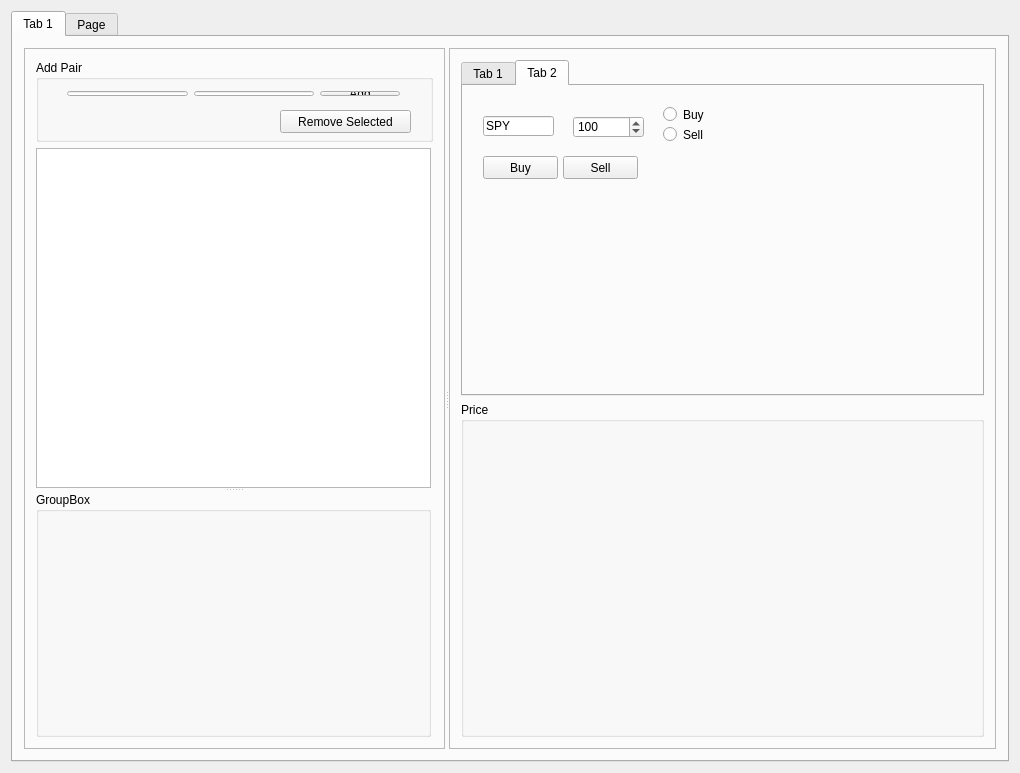
<?xml version="1.0" encoding="UTF-8"?>
<ui version="4.0">
 <class>PairTrading</class>
 <widget class="QWidget" name="PairTrading">
  <property name="geometry">
   <rect>
    <x>0</x>
    <y>0</y>
    <width>1020</width>
    <height>773</height>
   </rect>
  </property>
  <property name="windowTitle">
   <string>PairTrading</string>
  </property>
  <layout class="QHBoxLayout" name="horizontalLayout">
   <item>
    <widget class="QTabWidget" name="tabWidget">
     <property name="currentIndex">
      <number>0</number>
     </property>
     <widget class="QWidget" name="tabMain">
      <attribute name="title">
       <string>Tab 1</string>
      </attribute>
      <layout class="QVBoxLayout" name="verticalLayout_3">
       <item>
        <widget class="QSplitter" name="splitter_3">
         <property name="orientation">
          <enum>Qt::Horizontal</enum>
         </property>
         <widget class="QFrame" name="frame_2">
          <property name="minimumSize">
           <size>
            <width>421</width>
            <height>0</height>
           </size>
          </property>
          <property name="maximumSize">
           <size>
            <width>421</width>
            <height>16777215</height>
           </size>
          </property>
          <property name="frameShape">
           <enum>QFrame::StyledPanel</enum>
          </property>
          <property name="frameShadow">
           <enum>QFrame::Raised</enum>
          </property>
          <layout class="QVBoxLayout" name="verticalLayout_2">
           <item>
            <widget class="QGroupBox" name="groupBox_2">
             <property name="minimumSize">
              <size>
               <width>0</width>
               <height>82</height>
              </size>
             </property>
             <property name="title">
              <string>Add Pair</string>
             </property>
             <widget class="QPushButton" name="pushButtonRemoveSelected">
              <property name="geometry">
               <rect>
                <x>244</x>
                <y>50</y>
                <width>131</width>
                <height>23</height>
               </rect>
              </property>
              <property name="text">
               <string>Remove Selected</string>
              </property>
             </widget>
             <widget class="QWidget" name="layoutWidget">
              <property name="geometry">
               <rect>
                <x>20</x>
                <y>20</y>
                <width>355</width>
                <height>27</height>
               </rect>
              </property>
              <layout class="QHBoxLayout" name="horizontalLayout_2">
               <item>
                <widget class="QLineEdit" name="lineEdit"/>
               </item>
               <item>
                <widget class="QLineEdit" name="lineEdit_2"/>
               </item>
               <item>
                <widget class="QPushButton" name="pushButtonAddPair">
                 <property name="text">
                  <string>Add</string>
                 </property>
                </widget>
               </item>
              </layout>
             </widget>
            </widget>
           </item>
           <item>
            <widget class="QSplitter" name="splitter">
             <property name="orientation">
              <enum>Qt::Vertical</enum>
             </property>
             <widget class="QTableView" name="tableView">
              <property name="minimumSize">
               <size>
                <width>200</width>
                <height>200</height>
               </size>
              </property>
             </widget>
             <widget class="QGroupBox" name="groupBox">
              <property name="minimumSize">
               <size>
                <width>395</width>
                <height>245</height>
               </size>
              </property>
              <property name="maximumSize">
               <size>
                <width>395</width>
                <height>245</height>
               </size>
              </property>
              <property name="title">
               <string>GroupBox</string>
              </property>
             </widget>
            </widget>
           </item>
          </layout>
         </widget>
         <widget class="QFrame" name="frame">
          <property name="minimumSize">
           <size>
            <width>300</width>
            <height>631</height>
           </size>
          </property>
          <property name="frameShape">
           <enum>QFrame::StyledPanel</enum>
          </property>
          <property name="frameShadow">
           <enum>QFrame::Raised</enum>
          </property>
          <layout class="QVBoxLayout" name="verticalLayout">
           <item>
            <widget class="QTabWidget" name="tabWidget_2">
             <property name="currentIndex">
              <number>1</number>
             </property>
             <widget class="QWidget" name="tab_2">
              <attribute name="title">
               <string>Tab 1</string>
              </attribute>
              <layout class="QGridLayout" name="gridLayout_4">
               <item row="0" column="0">
                <layout class="QVBoxLayout" name="verticalLayout_Tab"/>
               </item>
              </layout>
             </widget>
             <widget class="QWidget" name="tab_3">
              <attribute name="title">
               <string>Tab 2</string>
              </attribute>
              <widget class="QPushButton" name="pushButtonBuyMkt">
               <property name="geometry">
                <rect>
                 <x>20</x>
                 <y>70</y>
                 <width>75</width>
                 <height>23</height>
                </rect>
               </property>
               <property name="text">
                <string>Buy</string>
               </property>
              </widget>
              <widget class="QLineEdit" name="lineEditOrderSymbol">
               <property name="geometry">
                <rect>
                 <x>20</x>
                 <y>30</y>
                 <width>71</width>
                 <height>20</height>
                </rect>
               </property>
               <property name="text">
                <string>SPY</string>
               </property>
              </widget>
              <widget class="QSpinBox" name="spinBoxQuantity">
               <property name="geometry">
                <rect>
                 <x>110</x>
                 <y>30</y>
                 <width>71</width>
                 <height>22</height>
                </rect>
               </property>
               <property name="minimum">
                <number>1</number>
               </property>
               <property name="maximum">
                <number>1000</number>
               </property>
               <property name="value">
                <number>100</number>
               </property>
              </widget>
              <widget class="QRadioButton" name="radioButtonBuy">
               <property name="geometry">
                <rect>
                 <x>200</x>
                 <y>20</y>
                 <width>82</width>
                 <height>17</height>
                </rect>
               </property>
               <property name="text">
                <string>Buy</string>
               </property>
               <attribute name="buttonGroup">
                <string notr="true">buttonGroup</string>
               </attribute>
              </widget>
              <widget class="QRadioButton" name="radioButtonSell">
               <property name="geometry">
                <rect>
                 <x>200</x>
                 <y>40</y>
                 <width>82</width>
                 <height>17</height>
                </rect>
               </property>
               <property name="text">
                <string>Sell</string>
               </property>
               <attribute name="buttonGroup">
                <string notr="true">buttonGroup</string>
               </attribute>
              </widget>
              <widget class="QPushButton" name="pushButtonSellMkt">
               <property name="geometry">
                <rect>
                 <x>100</x>
                 <y>70</y>
                 <width>75</width>
                 <height>23</height>
                </rect>
               </property>
               <property name="text">
                <string>Sell</string>
               </property>
              </widget>
             </widget>
            </widget>
           </item>
           <item>
            <widget class="QSplitter" name="splitter_2">
             <property name="orientation">
              <enum>Qt::Vertical</enum>
             </property>
             <widget class="QGroupBox" name="groupBoxPrice">
              <property name="title">
               <string>Price</string>
              </property>
              <layout class="QHBoxLayout" name="horizontalLayout_3"/>
             </widget>
            </widget>
           </item>
          </layout>
         </widget>
        </widget>
       </item>
      </layout>
     </widget>
     <widget class="QWidget" name="tab">
      <attribute name="title">
       <string>Page</string>
      </attribute>
      <layout class="QGridLayout" name="gridLayout_2">
       <item row="0" column="0">
        <layout class="QGridLayout" name="gridLayout">
         <property name="sizeConstraint">
          <enum>QLayout::SetDefaultConstraint</enum>
         </property>
        </layout>
       </item>
      </layout>
     </widget>
    </widget>
   </item>
  </layout>
 </widget>
 <layoutdefault spacing="6" margin="11"/>
 <resources/>
 <connections/>
 <buttongroups>
  <buttongroup name="buttonGroup"/>
 </buttongroups>
</ui>
